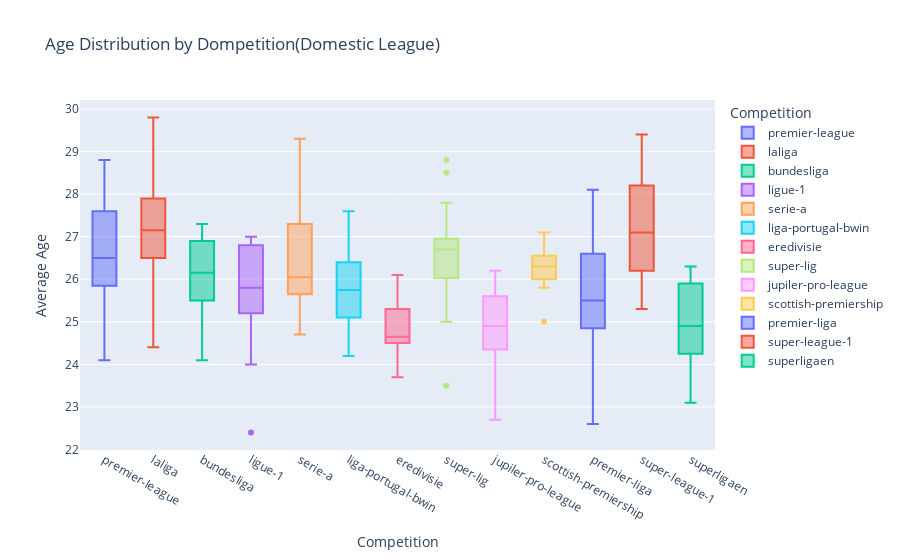

The notebook cell this image was saved under:
### Markdown cell above
# 리그(국가) 별로 팀 간 '나이' 분포 정도 - boxplot

### Code cell
fig = px.box(
    sorted_clubs_competitions_2024,
    x='competition_name',
    y='average_age',
    color='competition_name',
    title='Age Distribution by Dompetition(Domestic League)',
    labels={
        'competition_name': 'Competition',
        'average_age': 'Average Age'
    }
)

fig.show()

### Figure 1 — Plotly figure (JSON) as saved in the notebook; plotly's stock layout.template omitted (floating-point values rounded to 4 significant figures)
{"data": [{"alignmentgroup": "True", "hovertemplate": "Competition=%{x}<br>Average Age=%{y}<extra></extra>", "legendgroup": "premier-league", "marker": {"color": "#636efa"}, "name": "premier-league", "notched": false, "offsetgroup": "premier-league", "orientation": "v", "showlegend": true, "type": "box", "x": ["premier-league", "premier-league", "premier-league", "premier-league", "premier-league", "premier-league", "premier-league", "premier-league", "premier-league", "premier-league", "premier-league", "premier-league", "premier-league", "premier-league", "premier-league", "premier-league", "premier-league", "premier-league", "premier-league", "premier-league"], "x0": " ", "xaxis": "x", "y": [26.5, 27.9, 24.1, 26.5, 26.4, 25.5, 28, 26.9, 25.5, 24.8, 27.3, 28.8, 25.6, 26.1, 26.4, 28.1, 27.9, 26.1, 26.6, 26.6], "y0": " ", "yaxis": "y"}, {"alignmentgroup": "True", "hovertemplate": "Competition=%{x}<br>Average Age=%{y}<extra></extra>", "legendgroup": "laliga", "marker": {"color": "#EF553B"}, "name": "laliga", "notched": false, "offsetgroup": "laliga", "orientation": "v", "showlegend": true, "type": "box", "x": ["laliga", "laliga", "laliga", "laliga", "laliga", "laliga", "laliga", "laliga", "laliga", "laliga", "laliga", "laliga", "laliga", "laliga", "laliga", "laliga", "laliga", "laliga", "laliga", "laliga"], "x0": " ", "xaxis": "x", "y": [27, 24.4, 28.7, 25.3, 27.2, 25.8, 27.6, 28, 26.2, 28.5, 27.9, 27.6, 27.9, 27.1, 26.5, 26.7, 29.8, 26.5, 27.4, 26.6], "y0": " ", "yaxis": "y"}, {"alignmentgroup": "True", "hovertemplate": "Competition=%{x}<br>Average Age=%{y}<extra></extra>", "legendgroup": "bundesliga", "marker": {"color": "#00cc96"}, "name": "bundesliga", "notched": false, "offsetgroup": "bundesliga", "orientation": "v", "showlegend": true, "type": "box", "x": ["bundesliga", "bundesliga", "bundesliga", "bundesliga", "bundesliga", "bundesliga", "bundesliga", "bundesliga", "bundesliga", "bundesliga", "bundesliga", "bundesliga", "bundesliga", "bundesliga", "bundesliga", "bundesliga", "bundesliga", "bundesliga"], "x0": " ", "xaxis": "x", "y": [27, 25.5, 25.4, 25.5, 24.1, 25, 25.6, 26.9, 26, 26.3, 26.5, 27.2, 26, 26.9, 26.7, 27, 27.3, 26], "y0": " ", "yaxis": "y"}, {"alignmentgroup": "True", "hovertemplate": "Competition=%{x}<br>Average Age=%{y}<extra></extra>", "legendgroup": "ligue-1", "marker": {"color": "#ab63fa"}, "name": "ligue-1", "notched": false, "offsetgroup": "ligue-1", "orientation": "v", "showlegend": true, "type": "box", "x": ["ligue-1", "ligue-1", "ligue-1", "ligue-1", "ligue-1", "ligue-1", "ligue-1", "ligue-1", "ligue-1", "ligue-1", "ligue-1", "ligue-1", "ligue-1", "ligue-1", "ligue-1", "ligue-1", "ligue-1", "ligue-1"], "x0": " ", "xaxis": "x", "y": [24, 24.1, 26.3, 25.2, 26.6, 25.4, 22.4, 26.8, 25.3, 25.2, 27, 26.8, 25.6, 26.6, 25.9, 25.7, 26.9, 27], "y0": " ", "yaxis": "y"}, {"alignmentgroup": "True", "hovertemplate": "Competition=%{x}<br>Average Age=%{y}<extra></extra>", "legendgroup": "serie-a", "marker": {"color": "#FFA15A"}, "name": "serie-a", "notched": false, "offsetgroup": "serie-a", "orientation": "v", "showlegend": true, "type": "box", "x": ["serie-a", "serie-a", "serie-a", "serie-a", "serie-a", "serie-a", "serie-a", "serie-a", "serie-a", "serie-a", "serie-a", "serie-a", "serie-a", "serie-a", "serie-a", "serie-a", "serie-a", "serie-a", "serie-a", "serie-a"], "x0": " ", "xaxis": "x", "y": [29.3, 26, 25.7, 27.8, 27.3, 26.4, 25.6, 26.1, 26.8, 26.2, 26, 24.9, 25.8, 27.3, 27.8, 24.7, 25, 27.5, 25.4, 25.8], "y0": " ", "yaxis": "y"}, {"alignmentgroup": "True", "hovertemplate": "Competition=%{x}<br>Average Age=%{y}<extra></extra>", "legendgroup": "liga-portugal-bwin", "marker": {"color": "#19d3f3"}, "name": "liga-portugal-bwin", "notched": false, "offsetgroup": "liga-portugal-bwin", "orientation": "v", "showlegend": true, "type": "box", "x": ["liga-portugal-bwin", "liga-portugal-bwin", "liga-portugal-bwin", "liga-portugal-bwin", "liga-portugal-bwin", "liga-portugal-bwin", "liga-portugal-bwin", "liga-portugal-bwin", "liga-portugal-bwin", "liga-portugal-bwin", "liga-portugal-bwin", "liga-portugal-bwin", "liga-portugal-bwin", "liga-portugal-bwin", "liga-portugal-bwin", "liga-portugal-bwin", "liga-portugal-bwin", "liga-portugal-bwin"], "x0": " ", "xaxis": "x", "y": [24.4, 25.3, 25.6, 25.9, 26.1, 24.2, 26.3, 25.4, 25.4, 26.4, 27.6, 24.2, 25.1, 27.2, 26.6, 25.9, 25, 26.5], "y0": " ", "yaxis": "y"}, {"alignmentgroup": "True", "hovertemplate": "Competition=%{x}<br>Average Age=%{y}<extra></extra>", "legendgroup": "eredivisie", "marker": {"color": "#FF6692"}, "name": "eredivisie", "notched": false, "offsetgroup": "eredivisie", "orientation": "v", "showlegend": true, "type": "box", "x": ["eredivisie", "eredivisie", "eredivisie", "eredivisie", "eredivisie", "eredivisie", "eredivisie", "eredivisie", "eredivisie", "eredivisie", "eredivisie", "eredivisie", "eredivisie", "eredivisie", "eredivisie", "eredivisie", "eredivisie", "eredivisie"], "x0": " ", "xaxis": "x", "y": [25.3, 24.1, 25.1, 25.1, 23.7, 24.6, 24.6, 24.5, 24.7, 26, 24.8, 24.3, 25.3, 24.5, 25.7, 24.3, 24.5, 26.1], "y0": " ", "yaxis": "y"}, {"alignmentgroup": "True", "hovertemplate": "Competition=%{x}<br>Average Age=%{y}<extra></extra>", "legendgroup": "super-lig", "marker": {"color": "#B6E880"}, "name": "super-lig", "notched": false, "offsetgroup": "super-lig", "orientation": "v", "showlegend": true, "type": "box", "x": ["super-lig", "super-lig", "super-lig", "super-lig", "super-lig", "super-lig", "super-lig", "super-lig", "super-lig", "super-lig", "super-lig", "super-lig", "super-lig", "super-lig", "super-lig", "super-lig", "super-lig", "super-lig", "super-lig"], "x0": " ", "xaxis": "x", "y": [26.7, 28.5, 26.4, 26.2, 27, 25.4, 28.8, 26, 26.1, 26.7, 25, 26.8, 27.8, 26.5, 27.3, 25.9, 26.8, 26.8, 23.5], "y0": " ", "yaxis": "y"}, {"alignmentgroup": "True", "hovertemplate": "Competition=%{x}<br>Average Age=%{y}<extra></extra>", "legendgroup": "jupiler-pro-league", "marker": {"color": "#FF97FF"}, "name": "jupiler-pro-league", "notched": false, "offsetgroup": "jupiler-pro-league", "orientation": "v", "showlegend": true, "type": "box", "x": ["jupiler-pro-league", "jupiler-pro-league", "jupiler-pro-league", "jupiler-pro-league", "jupiler-pro-league", "jupiler-pro-league", "jupiler-pro-league", "jupiler-pro-league", "jupiler-pro-league", "jupiler-pro-league", "jupiler-pro-league", "jupiler-pro-league", "jupiler-pro-league", "jupiler-pro-league", "jupiler-pro-league", "jupiler-pro-league"], "x0": " ", "xaxis": "x", "y": [24.8, 22.7, 26.2, 25.1, 25.3, 25.5, 24.4, 23.7, 23.1, 24.3, 26.1, 24.7, 25, 25.7, 24.5, 26], "y0": " ", "yaxis": "y"}, {"alignmentgroup": "True", "hovertemplate": "Competition=%{x}<br>Average Age=%{y}<extra></extra>", "legendgroup": "scottish-premiership", "marker": {"color": "#FECB52"}, "name": "scottish-premiership", "notched": false, "offsetgroup": "scottish-premiership", "orientation": "v", "showlegend": true, "type": "box", "x": ["scottish-premiership", "scottish-premiership", "scottish-premiership", "scottish-premiership", "scottish-premiership", "scottish-premiership", "scottish-premiership", "scottish-premiership", "scottish-premiership", "scottish-premiership", "scottish-premiership", "scottish-premiership"], "x0": " ", "xaxis": "x", "y": [26.4, 25, 26.6, 25.9, 26.5, 26.2, 27.1, 26.5, 26.9, 26.1, 25.8, 26.2], "y0": " ", "yaxis": "y"}, {"alignmentgroup": "True", "hovertemplate": "Competition=%{x}<br>Average Age=%{y}<extra></extra>", "legendgroup": "premier-liga", "marker": {"color": "#636efa"}, "name": "premier-liga", "notched": false, "offsetgroup": "premier-liga", "orientation": "v", "showlegend": true, "type": "box", "x": ["premier-liga", "premier-liga", "premier-liga", "premier-liga", "premier-liga", "premier-liga", "premier-liga", "premier-liga", "premier-liga", "premier-liga", "premier-liga", "premier-liga", "premier-liga", "premier-liga", "premier-liga", "premier-liga", "premier-liga", "premier-liga", "premier-liga", "premier-liga", "premier-liga", "premier-liga", "premier-liga", "premier-liga", "premier-liga", "premier-liga", "premier-liga", "premier-liga", "premier-liga", "premier-liga", "premier-liga", "premier-liga"], "x0": " ", "xaxis": "x", "y": [23.9, 27.2, 27.1, 24.5, 25.4, 27.2, 25.5, 25.3, 25.1, 26.4, 26, 28.1, 24, 27.9, 24.7, 25.5, 24.9, 24.8, 22.6, 25.3, 27.6, 26.8, 24.7, 26, 26.2, 25.8, 25.4, 28.1, 24.3, 25.4, 26, 26.4], "y0": " ", "yaxis": "y"}, {"alignmentgroup": "True", "hovertemplate": "Competition=%{x}<br>Average Age=%{y}<extra></extra>", "legendgroup": "super-league-1", "marker": {"color": "#EF553B"}, "name": "super-league-1", "notched": false, "offsetgroup": "super-league-1", "orientation": "v", "showlegend": true, "type": "box", "x": ["super-league-1", "super-league-1", "super-league-1", "super-league-1", "super-league-1", "super-league-1", "super-league-1", "super-league-1", "super-league-1", "super-league-1", "super-league-1", "super-league-1", "super-league-1", "super-league-1"], "x0": " ", "xaxis": "x", "y": [28, 28.8, 26.2, 29.4, 28.7, 25.5, 25.4, 25.3, 27.8, 27.3, 26.4, 28.2, 26.6, 26.9], "y0": " ", "yaxis": "y"}, {"alignmentgroup": "True", "hovertemplate": "Competition=%{x}<br>Average Age=%{y}<extra></extra>", "legendgroup": "superligaen", "marker": {"color": "#00cc96"}, "name": "superligaen", "notched": false, "offsetgroup": "superligaen", "orientation": "v", "showlegend": true, "type": "box", "x": ["superligaen", "superligaen", "superligaen", "superligaen", "superligaen", "superligaen", "superligaen", "superligaen", "superligaen", "superligaen", "superligaen", "superligaen"], "x0": " ", "xaxis": "x", "y": [26, 24.8, 26.3, 23.1, 25.8, 23.8, 25.2, 24.9, 24.9, 23.6, 24.7, 26], "y0": " ", "yaxis": "y"}], "layout": {"boxmode": "overlay", "legend": {"title": {"text": "Competition"}, "tracegroupgap": 0}, "title": {"text": "Age Distribution by Dompetition(Domestic League)"}, "xaxis": {"anchor": "y", "categoryarray": ["premier-league", "laliga", "bundesliga", "ligue-1", "serie-a", "liga-portugal-bwin", "eredivisie", "super-lig", "jupiler-pro-league", "scottish-premiership", "premier-liga", "super-league-1", "superligaen"], "categoryorder": "array", "domain": [0, 1], "title": {"text": "Competition"}}, "yaxis": {"anchor": "x", "domain": [0, 1], "title": {"text": "Average Age"}}}}
